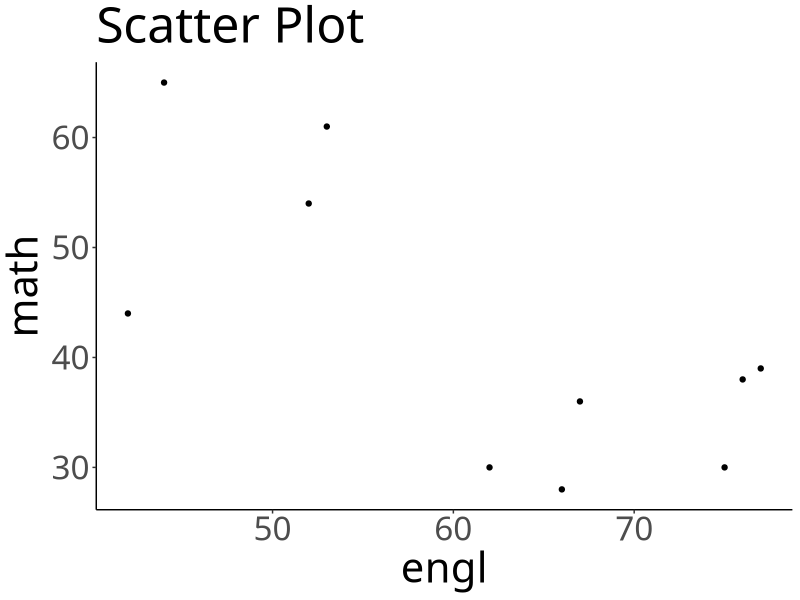
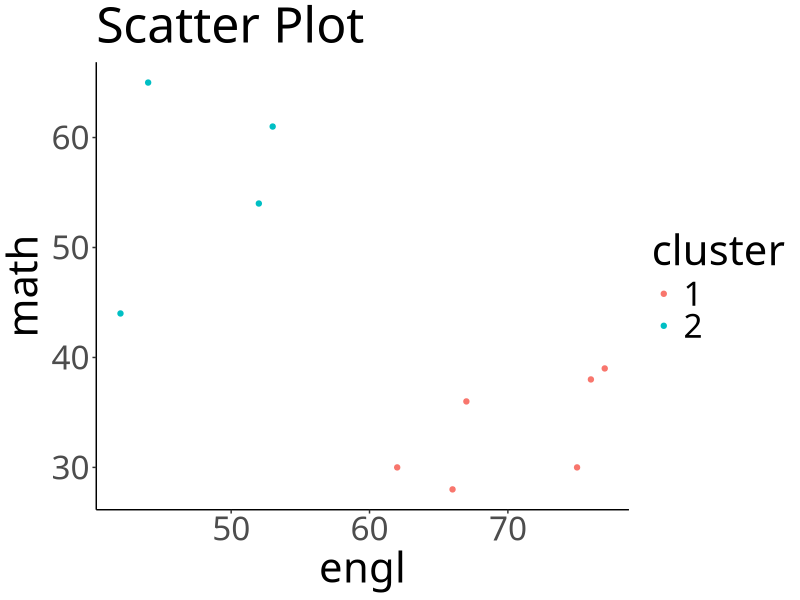

Reproduce these figures in R, in order.
## ---- chunk 1
library(dplyr)
library(ggplot2)
## ---- chunk 2
set.seed(1)
engl <- c(rnorm(5, 50, 10), rnorm(5, 70, 10))%>% round()
math <- c(rnorm(5, 50, 10), rnorm(5, 30, 10))%>% round()
data <- data.frame(engl, math)
data %>% head()
## ---- chunk 3
data %>%
  ggplot()+
  geom_point(aes(engl, math)) +
  theme_classic(base_family = "HiraKakuPro-W3")+
  theme(text=element_text(size=30))+
  labs(title="Scatter Plot")
## ---- chunk 4
cls <- kmeans(data, 2)
cls
## ---- chunk 5
data$cluster <- factor(cls$cluster)
data %>%
  ggplot()+
  geom_point(aes(engl, math, col=cluster)) +
  theme_classic(base_family = "HiraKakuPro-W3")+
  theme(text=element_text(size=30))+
  labs(title="Scatter Plot")
